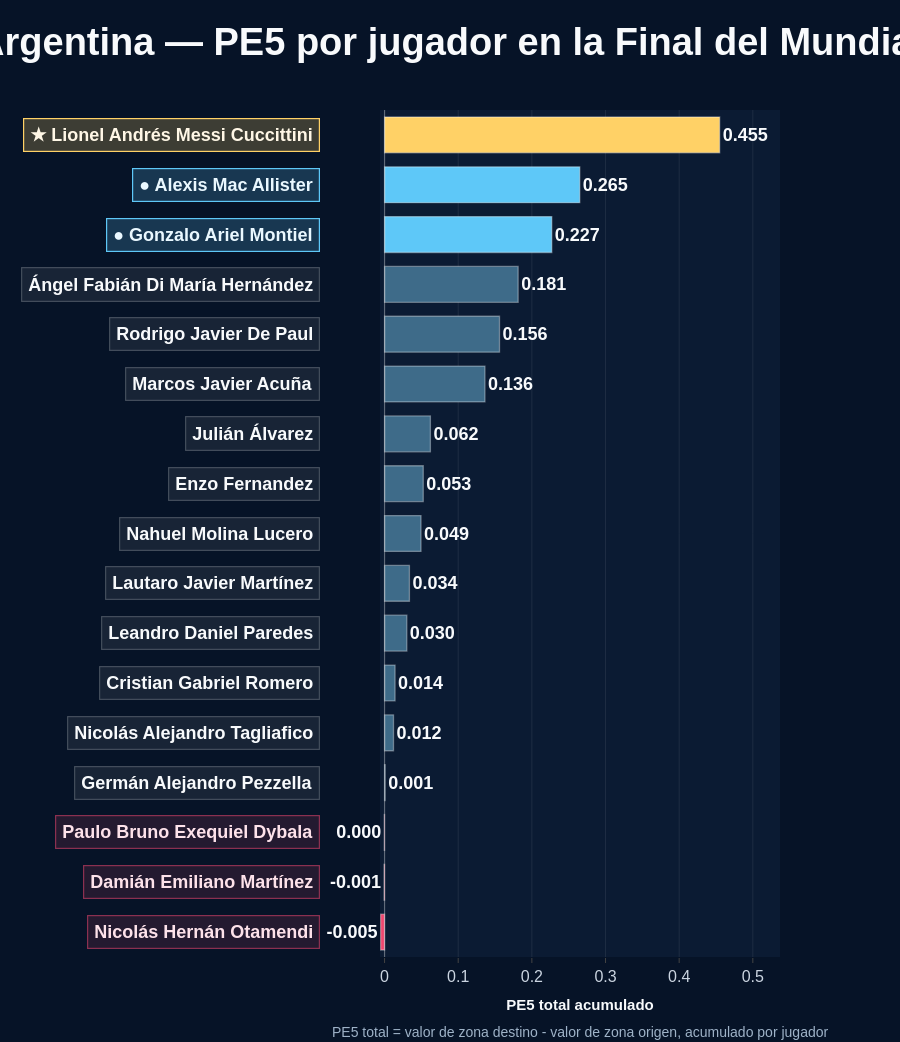

Notebook source saved alongside this figure:
### Markdown cell above
Grafico PE5 total por jugador argentino.

### Code cell
fig = go.Figure()

fig.add_trace(
    go.Bar(
        x=ranking_plot["pe5_total"],
        y=ranking_plot["player"],
        orientation="h",
        marker=dict(
            color=colores_barras,
            line=dict(
                color="rgba(255,255,255,0.35)",
                width=1.3 )),
        text=ranking_plot["pe5_total"],
        textposition="outside",
        texttemplate="<b>%{text:.3f}</b>",
        textfont=dict(
            size=18,
            color="#F8FAFC",
            family="Outfit, Arial, sans-serif"),
        cliponaxis=False,
        hovertemplate=(
            "<b>%{y}</b><br>"
            "PE5 total: %{x:.3f}<br>"
            "<extra></extra>")))

fig.add_vline(
    x=0,
    line_width=1.2,
    line_color="rgba(255,255,255,0.30)")

fig.update_layout(
    title=dict(
        text="<b>Argentina — PE5 por jugador en la Final del Mundial</b>",
        x=0.5,
        xanchor="center",
        font=dict(
            size=38,
            color="#F8FAFC",
            family="Outfit, Arial, sans-serif" )),
    paper_bgcolor="#061327",
    plot_bgcolor="#0B1B33",
    font=dict(
        color="#E5E7EB",
        family="Outfit, Arial, sans-serif"),
    height=alto_grafico,
    margin=dict(l=380,r=120,t=110,b=85),
    bargap=0.28,
    showlegend=False)

fig.update_xaxes(
    title_text="<b>PE5 total acumulado</b>",
    range=[x_min, x_max],
    showgrid=True,
    gridcolor="rgba(255,255,255,0.08)",
    zeroline=False,
    ticks="outside",
    tickfont=dict(
        size=16,
        color="#CBD5E1",
        family="Outfit, Arial, sans-serif"),
    title_font=dict(
        size=15,
        color="#F8FAFC",
        family="Outfit, Arial, sans-serif"))

fig.update_yaxes(
    title_text="",
    showgrid=False,
    showticklabels=False)

for i, row in ranking_plot.iterrows():

    jugador = row["player"]
    valor = row["pe5_total"]

    if jugador == top_3[0]:
        texto = f"<b>★ {jugador}</b>"
    elif jugador in top_3:
        texto = f"<b>● {jugador}</b>"
    else:
        texto = f"<b>{jugador}</b>"

    fig.add_annotation(
        x=-0.15,
        y=jugador,
        xref="paper",
        yref="y",
        text=texto,
        showarrow=False,
        xanchor="right",
        yanchor="middle",
        align="right",
        font=dict(
            size=18,
            color=colores_label_text[i],
            family="Outfit, Arial, sans-serif"),
        bgcolor=colores_label_bg[i],
        bordercolor=colores_label_border[i],
        borderwidth=1.2,
        borderpad=6)

fig.add_annotation(
    x=0.5,
    y=-0.10,
    xref="paper",
    yref="paper",
    text="PE5 total = valor de zona destino - valor de zona origen, acumulado por jugador",
    showarrow=False,
    font=dict(
        size=14,
        color="#9FB3C8",
        family="Outfit, Arial, sans-serif"),
    align="center")

fig.show()

### Figure 1 — Plotly figure (JSON) as saved in the notebook; plotly's stock layout.template omitted (floating-point values rounded to 4 significant figures)
{"data": [{"cliponaxis": false, "hovertemplate": "<b>%{y}</b><br>PE5 total: %{x:.3f}<br><extra></extra>", "marker": {"color": ["#EF476F", "#EF476F", "#EF476F", "#3E6B89", "#3E6B89", "#3E6B89", "#3E6B89", "#3E6B89", "#3E6B89", "#3E6B89", "#3E6B89", "#3E6B89", "#3E6B89", "#3E6B89", "#5EC8F8", "#5EC8F8", "#FFD166"], "line": {"color": "rgba(255,255,255,0.35)", "width": 1.3}}, "orientation": "h", "text": [-0.005383, -0.0007269, -0.0003957, 0.0008317, 0.01215, 0.01425, 0.03024, 0.03378, 0.0495, 0.05256, 0.06224, 0.1363, 0.1561, 0.1814, 0.2271, 0.2651, 0.455], "textfont": {"color": "#F8FAFC", "family": "Outfit, Arial, sans-serif", "size": 18}, "textposition": "outside", "texttemplate": "<b>%{text:.3f}</b>", "type": "bar", "x": [-0.005383, -0.0007269, -0.0003957, 0.0008317, 0.01215, 0.01425, 0.03024, 0.03378, 0.0495, 0.05256, 0.06224, 0.1363, 0.1561, 0.1814, 0.2271, 0.2651, 0.455], "y": ["Nicolás Hernán Otamendi", "Damián Emiliano Martínez", "Paulo Bruno Exequiel Dybala", "Germán Alejandro Pezzella", "Nicolás Alejandro Tagliafico", "Cristian Gabriel Romero", "Leandro Daniel Paredes", "Lautaro Javier Martínez", "Nahuel Molina Lucero", "Enzo Fernandez", "Julián Álvarez", "Marcos Javier Acuña", "Rodrigo Javier De Paul", "Ángel Fabián Di María Hernández", "Gonzalo Ariel Montiel", "Alexis Mac Allister", "Lionel Andrés Messi Cuccittini"]}], "layout": {"annotations": [{"align": "right", "bgcolor": "rgba(239, 71, 111, 0.13)", "bordercolor": "rgba(239, 71, 111, 0.55)", "borderpad": 6, "borderwidth": 1.2, "font": {"color": "#FDE2EA", "family": "Outfit, Arial, sans-serif", "size": 18}, "showarrow": false, "text": "<b>Nicolás Hernán Otamendi</b>", "x": -0.15, "xanchor": "right", "xref": "paper", "y": "Nicolás Hernán Otamendi", "yanchor": "middle", "yref": "y"}, {"align": "right", "bgcolor": "rgba(239, 71, 111, 0.13)", "bordercolor": "rgba(239, 71, 111, 0.55)", "borderpad": 6, "borderwidth": 1.2, "font": {"color": "#FDE2EA", "family": "Outfit, Arial, sans-serif", "size": 18}, "showarrow": false, "text": "<b>Damián Emiliano Martínez</b>", "x": -0.15, "xanchor": "right", "xref": "paper", "y": "Damián Emiliano Martínez", "yanchor": "middle", "yref": "y"}, {"align": "right", "bgcolor": "rgba(239, 71, 111, 0.13)", "bordercolor": "rgba(239, 71, 111, 0.55)", "borderpad": 6, "borderwidth": 1.2, "font": {"color": "#FDE2EA", "family": "Outfit, Arial, sans-serif", "size": 18}, "showarrow": false, "text": "<b>Paulo Bruno Exequiel Dybala</b>", "x": -0.15, "xanchor": "right", "xref": "paper", "y": "Paulo Bruno Exequiel Dybala", "yanchor": "middle", "yref": "y"}, {"align": "right", "bgcolor": "rgba(255, 255, 255, 0.07)", "bordercolor": "rgba(255, 255, 255, 0.22)", "borderpad": 6, "borderwidth": 1.2, "font": {"color": "#F8FAFC", "family": "Outfit, Arial, sans-serif", "size": 18}, "showarrow": false, "text": "<b>Germán Alejandro Pezzella</b>", "x": -0.15, "xanchor": "right", "xref": "paper", "y": "Germán Alejandro Pezzella", "yanchor": "middle", "yref": "y"}, {"align": "right", "bgcolor": "rgba(255, 255, 255, 0.07)", "bordercolor": "rgba(255, 255, 255, 0.22)", "borderpad": 6, "borderwidth": 1.2, "font": {"color": "#F8FAFC", "family": "Outfit, Arial, sans-serif", "size": 18}, "showarrow": false, "text": "<b>Nicolás Alejandro Tagliafico</b>", "x": -0.15, "xanchor": "right", "xref": "paper", "y": "Nicolás Alejandro Tagliafico", "yanchor": "middle", "yref": "y"}, {"align": "right", "bgcolor": "rgba(255, 255, 255, 0.07)", "bordercolor": "rgba(255, 255, 255, 0.22)", "borderpad": 6, "borderwidth": 1.2, "font": {"color": "#F8FAFC", "family": "Outfit, Arial, sans-serif", "size": 18}, "showarrow": false, "text": "<b>Cristian Gabriel Romero</b>", "x": -0.15, "xanchor": "right", "xref": "paper", "y": "Cristian Gabriel Romero", "yanchor": "middle", "yref": "y"}, {"align": "right", "bgcolor": "rgba(255, 255, 255, 0.07)", "bordercolor": "rgba(255, 255, 255, 0.22)", "borderpad": 6, "borderwidth": 1.2, "font": {"color": "#F8FAFC", "family": "Outfit, Arial, sans-serif", "size": 18}, "showarrow": false, "text": "<b>Leandro Daniel Paredes</b>", "x": -0.15, "xanchor": "right", "xref": "paper", "y": "Leandro Daniel Paredes", "yanchor": "middle", "yref": "y"}, {"align": "right", "bgcolor": "rgba(255, 255, 255, 0.07)", "bordercolor": "rgba(255, 255, 255, 0.22)", "borderpad": 6, "borderwidth": 1.2, "font": {"color": "#F8FAFC", "family": "Outfit, Arial, sans-serif", "size": 18}, "showarrow": false, "text": "<b>Lautaro Javier Martínez</b>", "x": -0.15, "xanchor": "right", "xref": "paper", "y": "Lautaro Javier Martínez", "yanchor": "middle", "yref": "y"}, {"align": "right", "bgcolor": "rgba(255, 255, 255, 0.07)", "bordercolor": "rgba(255, 255, 255, 0.22)", "borderpad": 6, "borderwidth": 1.2, "font": {"color": "#F8FAFC", "family": "Outfit, Arial, sans-serif", "size": 18}, "showarrow": false, "text": "<b>Nahuel Molina Lucero</b>", "x": -0.15, "xanchor": "right", "xref": "paper", "y": "Nahuel Molina Lucero", "yanchor": "middle", "yref": "y"}, {"align": "right", "bgcolor": "rgba(255, 255, 255, 0.07)", "bordercolor": "rgba(255, 255, 255, 0.22)", "borderpad": 6, "borderwidth": 1.2, "font": {"color": "#F8FAFC", "family": "Outfit, Arial, sans-serif", "size": 18}, "showarrow": false, "text": "<b>Enzo Fernandez</b>", "x": -0.15, "xanchor": "right", "xref": "paper", "y": "Enzo Fernandez", "yanchor": "middle", "yref": "y"}, {"align": "right", "bgcolor": "rgba(255, 255, 255, 0.07)", "bordercolor": "rgba(255, 255, 255, 0.22)", "borderpad": 6, "borderwidth": 1.2, "font": {"color": "#F8FAFC", "family": "Outfit, Arial, sans-serif", "size": 18}, "showarrow": false, "text": "<b>Julián Álvarez</b>", "x": -0.15, "xanchor": "right", "xref": "paper", "y": "Julián Álvarez", "yanchor": "middle", "yref": "y"}, {"align": "right", "bgcolor": "rgba(255, 255, 255, 0.07)", "bordercolor": "rgba(255, 255, 255, 0.22)", "borderpad": 6, "borderwidth": 1.2, "font": {"color": "#F8FAFC", "family": "Outfit, Arial, sans-serif", "size": 18}, "showarrow": false, "text": "<b>Marcos Javier Acuña</b>", "x": -0.15, "xanchor": "right", "xref": "paper", "y": "Marcos Javier Acuña", "yanchor": "middle", "yref": "y"}, {"align": "right", "bgcolor": "rgba(255, 255, 255, 0.07)", "bordercolor": "rgba(255, 255, 255, 0.22)", "borderpad": 6, "borderwidth": 1.2, "font": {"color": "#F8FAFC", "family": "Outfit, Arial, sans-serif", "size": 18}, "showarrow": false, "text": "<b>Rodrigo Javier De Paul</b>", "x": -0.15, "xanchor": "right", "xref": "paper", "y": "Rodrigo Javier De Paul", "yanchor": "middle", "yref": "y"}, {"align": "right", "bgcolor": "rgba(255, 255, 255, 0.07)", "bordercolor": "rgba(255, 255, 255, 0.22)", "borderpad": 6, "borderwidth": 1.2, "font": {"color": "#F8FAFC", "family": "Outfit, Arial, sans-serif", "size": 18}, "showarrow": false, "text": "<b>Ángel Fabián Di María Hernández</b>", "x": -0.15, "xanchor": "right", "xref": "paper", "y": "Ángel Fabián Di María Hernández", "yanchor": "middle", "yref": "y"}, {"align": "right", "bgcolor": "rgba(94, 200, 248, 0.20)", "bordercolor": "#5EC8F8", "borderpad": 6, "borderwidth": 1.2, "font": {"color": "#EAF8FF", "family": "Outfit, Arial, sans-serif", "size": 18}, "showarrow": false, "text": "<b>● Gonzalo Ariel Montiel</b>", "x": -0.15, "xanchor": "right", "xref": "paper", "y": "Gonzalo Ariel Montiel", "yanchor": "middle", "yref": "y"}, {"align": "right", "bgcolor": "rgba(94, 200, 248, 0.20)", "bordercolor": "#5EC8F8", "borderpad": 6, "borderwidth": 1.2, "font": {"color": "#EAF8FF", "family": "Outfit, Arial, sans-serif", "size": 18}, "showarrow": false, "text": "<b>● Alexis Mac Allister</b>", "x": -0.15, "xanchor": "right", "xref": "paper", "y": "Alexis Mac Allister", "yanchor": "middle", "yref": "y"}, {"align": "right", "bgcolor": "rgba(255, 209, 102, 0.22)", "bordercolor": "#FFD166", "borderpad": 6, "borderwidth": 1.2, "font": {"color": "#FFF7E6", "family": "Outfit, Arial, sans-serif", "size": 18}, "showarrow": false, "text": "<b>★ Lionel Andrés Messi Cuccittini</b>", "x": -0.15, "xanchor": "right", "xref": "paper", "y": "Lionel Andrés Messi Cuccittini", "yanchor": "middle", "yref": "y"}, {"align": "center", "font": {"color": "#9FB3C8", "family": "Outfit, Arial, sans-serif", "size": 14}, "showarrow": false, "text": "PE5 total = valor de zona destino - valor de zona origen, acumulado por jugador", "x": 0.5, "xref": "paper", "y": -0.1, "yref": "paper"}], "bargap": 0.28, "font": {"color": "#E5E7EB", "family": "Outfit, Arial, sans-serif"}, "height": 1042, "margin": {"b": 85, "l": 380, "r": 120, "t": 110}, "paper_bgcolor": "#061327", "plot_bgcolor": "#0B1B33", "shapes": [{"line": {"color": "rgba(255,255,255,0.30)", "width": 1.2}, "type": "line", "x0": 0, "x1": 0, "xref": "x", "y0": 0, "y1": 1, "yref": "y domain"}], "showlegend": false, "title": {"font": {"color": "#F8FAFC", "family": "Outfit, Arial, sans-serif", "size": 38}, "text": "<b>Argentina — PE5 por jugador en la Final del Mundial</b>", "x": 0.5, "xanchor": "center"}, "xaxis": {"gridcolor": "rgba(255,255,255,0.08)", "range": [-0.00619, 0.5369], "showgrid": true, "tickfont": {"color": "#CBD5E1", "family": "Outfit, Arial, sans-serif", "size": 16}, "ticks": "outside", "title": {"font": {"color": "#F8FAFC", "family": "Outfit, Arial, sans-serif", "size": 15}, "text": "<b>PE5 total acumulado</b>"}, "zeroline": false}, "yaxis": {"showgrid": false, "showticklabels": false, "title": {"text": ""}}}}
